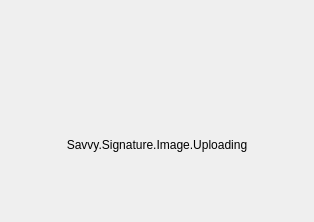
            <widget class="QWidget" name="page_SignatureImageUpload">
             <layout class="QVBoxLayout" name="verticalLayout_19">
              <property name="spacing">
               <number>24</number>
              </property>
              <property name="leftMargin">
               <number>58</number>
              </property>
              <property name="topMargin">
               <number>70</number>
              </property>
              <property name="rightMargin">
               <number>58</number>
              </property>
              <property name="bottomMargin">
               <number>70</number>
              </property>
              <item>
               <widget class="QWidget" name="widget_SigantureUploading" native="true">
                <property name="minimumSize">
                 <size>
                  <width>0</width>
                  <height>44</height>
                 </size>
                </property>
                <property name="maximumSize">
                 <size>
                  <width>16777215</width>
                  <height>44</height>
                 </size>
                </property>
                <layout class="QHBoxLayout" name="horizontalLayout_12">
                 <property name="spacing">
                  <number>0</number>
                 </property>
                 <property name="leftMargin">
                  <number>0</number>
                 </property>
                 <property name="topMargin">
                  <number>0</number>
                 </property>
                 <property name="rightMargin">
                  <number>0</number>
                 </property>
                 <property name="bottomMargin">
                  <number>0</number>
                 </property>
                 <item>
                  <spacer name="horizontalSpacer_4">
                   <property name="orientation">
                    <enum>Qt::Horizontal</enum>
                   </property>
                   <property name="sizeHint" stdset="0">
                    <size>
                     <width>77</width>
                     <height>20</height>
                    </size>
                   </property>
                  </spacer>
                 </item>
                 <item>
                  <widget class="QLabel" name="label_SignatureLoadingUpload">
                   <property name="minimumSize">
                    <size>
                     <width>44</width>
                     <height>44</height>
                    </size>
                   </property>
                   <property name="maximumSize">
                    <size>
                     <width>44</width>
                     <height>44</height>
                    </size>
                   </property>
                   <property name="text">
                    <string/>
                   </property>
                  </widget>
                 </item>
                 <item>
                  <spacer name="horizontalSpacer_5">
                   <property name="orientation">
                    <enum>Qt::Horizontal</enum>
                   </property>
                   <property name="sizeHint" stdset="0">
                    <size>
                     <width>77</width>
                     <height>20</height>
                    </size>
                   </property>
                  </spacer>
                 </item>
                </layout>
               </widget>
              </item>
              <item>
               <widget class="QLabel" name="label_SignatureUploading">
                <property name="text">
                 <string>Savvy.Signature.Image.Uploading</string>
                </property>
                <property name="alignment">
                 <set>Qt::AlignCenter</set>
                </property>
               </widget>
              </item>
             </layout>
            </widget>
